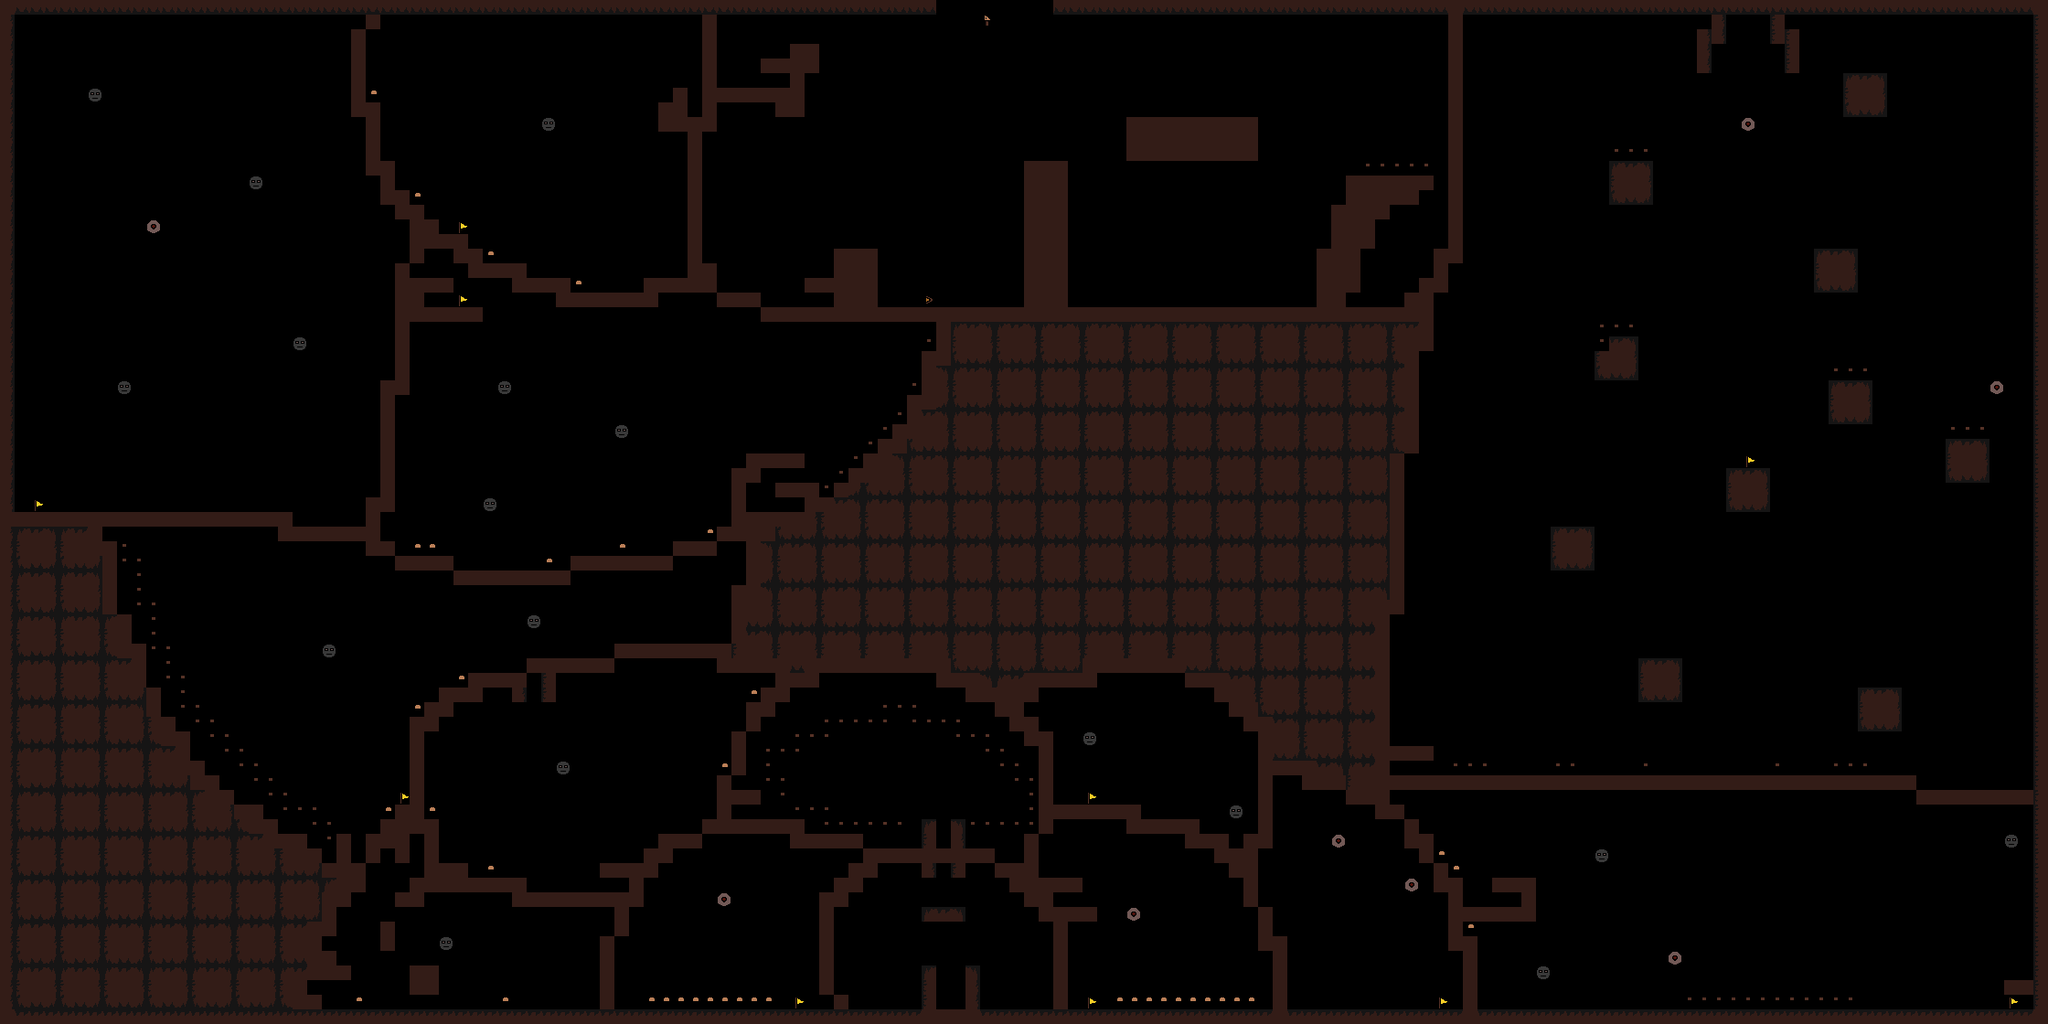

This is a level from a 2D game, rendered from its Tiled map with the project's own tilesets. A one-line summary and the map file follow, with tile-layer data summarised:
An orthogonal 140x70 tile map with 16x16 px tiles, 1 tile layer (Tile Layer 1) and 66 objects.

<map version="1.10" tiledversion="1.11.1" orientation="orthogonal" renderorder="right-down" width="140" height="70" tilewidth="16" tileheight="16" infinite="0" nextlayerid="7" nextobjectid="85">
 <tileset firstgid="1" source="tiles.tsx" />
 <layer id="1" name="Tile Layer 1" width="140" height="70">
  <data>[9800 cells, 2920 non-empty, 18 distinct tile ids]</data>
 </layer>
 <objectgroup id="6" name="Notes" locked="1">
  <object id="15" gid="52" x="987.25" y="336.375" width="16" height="16">
   <properties>
    <property name="text" value="Figure it out lol" />
   </properties>
  </object>
 </objectgroup>
 <objectgroup id="5" name="Spawners">
  <object id="8" x="1592" y="5" width="630" height="860" />
  <object id="11" x="1447.67" y="140.667" width="143.667" height="80.6667" />
  <object id="17" x="1441.5" y="852" width="31" height="261" />
  <object id="19" x="1528.5" y="912.5" width="31" height="198" />
  <object id="50" x="436" y="349.333" width="602" height="269.667" />
  <object id="52" x="619" y="21.3333" width="34.8333" height="300" />
  <object id="54" x="9.33333" y="6" width="360" height="561.333" />
  <object id="55" x="103.333" y="594.667" width="325.333" height="333.333" />
  <object id="56" x="402" y="660" width="213.833" height="54.4167" />
  <object id="57" x="466.834" y="648.792" width="62.333" height="116.917" />
  <object id="58" x="447.084" y="629.292" width="23.833" height="170.417" />
  <object id="59" x="404.083" y="20.5" width="225.333" height="175.5" />
  <object id="60" x="448.834" y="197.75" width="305.333" height="46" />
  <object id="61" x="519.083" y="18.5" width="34.8333" height="276" />
  <object id="62" x="819" y="781.667" width="311.333" height="123.667" />
  <object id="63" x="703" y="960.667" width="157.333" height="148.667" />
  <object id="65" x="334" y="1011.33" width="310.667" height="100" />
  <object id="66" x="471" y="816.5" width="232" height="143" />
  <object id="67" x="581.5" y="728.5" width="218.5" height="125" />
  <object id="68" x="571.5" y="740.5" width="259" height="52" />
  <object id="71" x="1159.67" y="779.667" width="218" height="111.333" />
  <object id="73" x="1183" y="958" width="187" height="146" />
  <object id="74" x="1602.55" y="919.333" width="616.788" height="182.667" />
  <object id="75" x="1569.58" y="914.909" width="652" height="59.3333" />
 </objectgroup>
 <objectgroup id="3" name="GravityWells" visible="0" locked="1">
  <object id="3" x="1512" y="808" width="713" height="71">
   <properties>
    <property name="acc" type="int" value="-200" />
   </properties>
  </object>
  <object id="6" x="2031.33" y="444" width="96.6667" height="94">
   <properties>
    <property name="acc" type="int" value="200" />
   </properties>
  </object>
  <object id="7" x="1754" y="596.333" width="54.6667" height="127.333">
   <properties>
    <property name="acc" type="int" value="200" />
   </properties>
  </object>
  <object id="82" x="454.5" y="351.5" width="324" height="238">
   <properties>
    <property name="acc" type="int" value="100" />
   </properties>
  </object>
  <object id="84" x="16" y="138.667" width="326.667" height="420">
   <properties>
    <property name="acc" type="int" value="200" />
   </properties>
  </object>
 </objectgroup>
 <objectgroup id="4" name="FilthyAreas" visible="0" locked="1">
  <object id="2" x="1581" y="144" width="636" height="728.5" />
  <object id="12" x="1470.33" y="138.333" width="112.667" height="210" />
  <object id="78" x="813.333" y="360.667" width="214.667" height="199.333" />
  <object id="79" x="114.667" y="579.333" width="313.333" height="360" />
  <object id="80" x="1610.5" y="986" width="616.5" height="125" />
  <object id="81" x="789.5" y="742.5" width="378.5" height="195.5" />
 </objectgroup>
 <objectgroup id="2" name="Portals">
  <object id="1" gid="40" x="1024" y="960" width="16" height="16">
   <properties>
    <property name="side" value="midbottom" />
    <property name="sync" type="int" value="0" />
   </properties>
  </object>
  <object id="14" gid="40" x="896.25" y="336.25" width="16" height="16">
   <properties>
    <property name="side" value="midleft" />
    <property name="sync" type="int" value="1" />
   </properties>
  </object>
  <object id="20" gid="40" x="1471.46" y="336.083" width="16" height="16">
   <properties>
    <property name="side" value="midright" />
    <property name="sync" type="int" value="1" />
   </properties>
  </object>
  <object id="21" gid="40" x="848.667" y="96" width="16" height="16">
   <properties>
    <property name="side" value="midleft" />
    <property name="sync" type="int" value="2" />
   </properties>
  </object>
  <object id="22" gid="40" x="672.5" y="1104.42" width="16" height="16">
   <properties>
    <property name="side" value="midright" />
    <property name="sync" type="int" value="2" />
   </properties>
  </object>
  <object id="23" gid="40" x="895.97" y="1104.02" width="16" height="16">
   <properties>
    <property name="side" value="midleft" />
    <property name="sync" type="int" value="3" />
   </properties>
  </object>
  <object id="24" gid="40" x="15.7689" y="560.292" width="16" height="16">
   <properties>
    <property name="side" value="midright" />
    <property name="sync" type="int" value="3" />
   </properties>
  </object>
  <object id="25" gid="40" x="1024.11" y="928.051" width="16" height="16">
   <properties>
    <property name="side" value="midtop" />
    <property name="sync" type="int" value="0" />
   </properties>
  </object>
  <object id="26" gid="40" x="432.167" y="287.333" width="16" height="16">
   <properties>
    <property name="side" value="midleft" />
    <property name="sync" type="int" value="4" />
   </properties>
  </object>
  <object id="27" gid="40" x="464.5" y="239.5" width="16" height="16">
   <properties>
    <property name="side" value="midright" />
    <property name="sync" type="int" value="4" />
   </properties>
  </object>
  <object id="28" gid="40" x="752" y="127.875" width="16" height="16">
   <properties>
    <property name="side" value="midtop" />
    <property name="sync" type="int" value="5" />
   </properties>
  </object>
  <object id="29" gid="40" x="1904.06" y="32.2424" width="16" height="16">
   <properties>
    <property name="side" value="midbottom" />
    <property name="sync" type="int" value="5" />
   </properties>
  </object>
  <object id="30" gid="40" x="1519.94" y="848.021" width="16" height="16">
   <properties>
    <property name="side" value="midright" />
    <property name="sync" type="int" value="6" />
   </properties>
  </object>
  <object id="31" gid="40" x="1583.64" y="1103.86" width="16" height="16">
   <properties>
    <property name="side" value="midleft" />
    <property name="sync" type="int" value="6" />
   </properties>
  </object>
  <object id="32" gid="40" x="1375.75" y="992.5" width="16" height="16">
   <properties>
    <property name="side" value="midright" />
    <property name="sync" type="int" value="7" />
   </properties>
  </object>
  <object id="33" gid="40" x="640.182" y="1104.43" width="16" height="16">
   <properties>
    <property name="side" value="midleft" />
    <property name="sync" type="int" value="7" />
   </properties>
  </object>
  <object id="35" gid="40" x="447.75" y="928.167" width="16" height="16">
   <properties>
    <property name="side" value="midbottom" />
    <property name="sync" type="int" value="8" />
   </properties>
  </object>
  <object id="36" gid="40" x="383.636" y="944.364" width="16" height="16">
   <properties>
    <property name="side" value="midtop" />
    <property name="sync" type="int" value="8" />
   </properties>
  </object>
  <object id="37" gid="40" x="784.242" y="703.697" width="16" height="16">
   <properties>
    <property name="side" value="midleft" />
    <property name="sync" type="int" value="9" />
   </properties>
  </object>
  </objectgroup>
</map>
<!-- 11 of 66 objects omitted -->